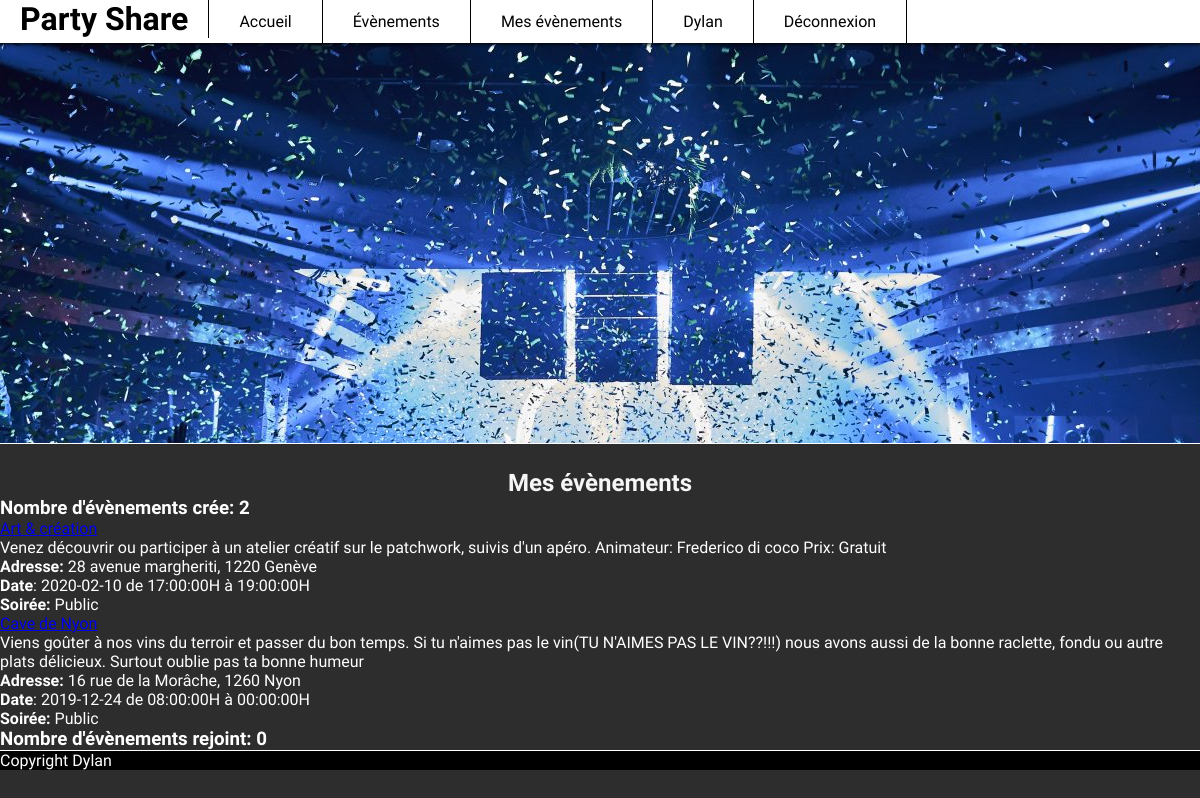
Screenshot of /pages/myEvents.php (signed in) with the database file from the repository.
### tables this page shows
CREATE TABLE `evenements` (
  `IdEvenements` int(11) NOT NULL,
  `Titre` varchar(45) NOT NULL,
  `Description` text NOT NULL,
  `Adresse` varchar(100) NOT NULL,
  `CodePostal` int(5) NOT NULL,
  `Ville` varchar(45) NOT NULL,
  `Date` date NOT NULL,
  `HeureDebut` time NOT NULL,
  `HeureFin` time NOT NULL,
  `Type` enum('Public','Privé') NOT NULL,
  `DateCreation` date NOT NULL,
  `Utilisateurs_idUtilisateur` int(11) NOT NULL
);

### pages/fonction.php (called while the page is built, shortened)
<?php
function VerifierConnection()
{
    if (isset($_SESSION['User']['Email'])) {
        if ($_SESSION['User']['Email'] != "") {
            return true;
        }
    } else
        return false;
}
function AfficherEvenementsCree($idUtilisateur)
{
    global $dbc;
    $req = $dbc->prepare("SELECT *  FROM evenements e  join utilisateurs u WHERE e.Utilisateurs_idUtilisateur= :idUtilisateur and u.IdUtilisateur=:idUtilisateur");
    $req->execute(array('idUtilisateur' => $idUtilisateur));
    return $req->fetchall(PDO::FETCH_ASSOC);
}
function CompterEvenements($idUtilisateur)
{
    global $dbc;
    $req = $dbc->prepare("SELECT count(*) as Count FROM evenements e  join utilisateurs u WHERE e.Utilisateurs_idUtilisateur= :idUtilisateur and u.IdUtilisateur=:idUtilisateur");
    $req->execute(array('idUtilisateur' => $idUtilisateur));
    return $req->fetch(PDO::FETCH_ASSOC);
}
function CompterEvenementsRejoint($idUtilisateur)
{
    global $dbc;
    $req = $dbc->prepare("SELECT count(*) as Count FROM utilisateurs u JOIN participer p WHERE  p.Utilisateurs_idUtilisateur=:idUtilisateur AND p.Utilisateurs_idUtilisateur=u.IdUtilisateur;");
    $req->execute(array('idUtilisateur' => $idUtilisateur));
    return $req->fetch(PDO::FETCH_ASSOC);
}

### pages/myEvents.php (the view, shortened to what this page needs)
<?php
include('./fonction.php');
if (isset($_SESSION['User']['Email'])) {
    $idUtilisateur = $_SESSION['User']['IdUtilisateur'];
}
include '../main/header.php';
include '../main/menu.php';
?>
<div class="coverCadre">
</div>
<div id="topBody"></div>
<div class="uk-container uk-margin">
    <section class="centerFlex">
        <?php
        if (VerifierConnection()) {
            ?>
            <h1>Mes évènements</h1>
            <?php
            $CompteEvenement = CompterEvenements($idUtilisateur);
            $CompterEvenementsRejoint = CompterEvenementsRejoint($idUtilisateur);
            echo '<div id="cadreMyEvents" class="uk-card uk-card-default uk-width-1-2@m"><div class="uk-card-header"> <div class="uk-grid-small uk-flex-middle" uk-grid>   <div class="uk-width-expand"> <h3 class="uk-card-title uk-margin-remove-bottom">';
            echo '</h3>    <p class="uk-text-meta uk-margin-remove-top">';
            echo '</p></div>  </div></div> <div class="uk-card-body">';
            echo "<h3><b>Nombre d'évènements crée: " . $CompteEvenement['Count'], '</b></h3>';
            echo '<ul uk-accordion  class="k-list uk-list-striped">';
            foreach (AfficherEvenementsCree($idUtilisateur) as $AfficherEvenementsCree) {
                echo '<li><a class="uk-accordion-title" href="#">' . $AfficherEvenementsCree['Titre'] . '</a>
                <div class="uk-accordion-content">';
                echo ' <p>' . $AfficherEvenementsCree['Description'] . '  </p>  <p>
                    <b>Adresse:</b> ' . $AfficherEvenementsCree['Adresse'] . ',
        ' . $AfficherEvenementsCree['CodePostal'] . '
        ' . $AfficherEvenementsCree['Ville'] . '
                </p>
                <p>
                    <b>Date</b>: ' . $AfficherEvenementsCree['Date'] . '
                    de ' . $AfficherEvenementsCree['HeureDebut'] . 'H
                à ' . $AfficherEvenementsCree['HeureFin'] . 'H
                </p>
                <p>
                    <b>Soirée:</b> ' . $AfficherEvenementsCree['Type'] . '
                </p>
                <span id="boutonEvenements"><a uk-tooltip="Modifier" href="modifierEvents.php?id=' . $AfficherEvenementsCree['IdEvenements'] . '" uk-icon="icon: pencil"></a><a uk-tooltip="Supprimer" href="#" OnClick="DelComment(' . $AfficherEvenementsCree['IdEvenements'] . ')" uk-icon="icon: close"></a></span>
                </div></li>';
            };
            echo '</ul>';
            echo "<h3><b>Nombre d'évènements rejoint: " . $CompterEvenementsRejoint['Count'] . '</b></h3> ';
            echo '</div><div class="uk-card-footer"> </div></div>';
        } else {
            header('Location: ../index.php');
        }
        ?>
    </section>
</div>
<?php
include '../main/footer.php';
?>
</html>

### main/header.php (shortened to what this page needs)
<?php
$UrlPage = $_SERVER['PHP_SELF'];
$nomPage = basename($UrlPage);
if ($nomPage === 'index.php') {
    $path = "";
} else {
    $path = "../";
}
?>
<!doctype html>
<html lang="fr">
<head>
    <link rel="stylesheet" type="text/css" href="<?php echo $path ?>css/menu.css"/>
    <link rel="stylesheet" type="text/css" href="<?php echo $path ?>css/index.css"/>
    <link rel="stylesheet" href="https://cdn.jsdelivr.net/npm/uikit@3.2.3/dist/css/uikit.min.css"/>
</head>
<body>

### main/menu.php (shortened to what this page needs)
<?php
$UrlPage = $_SERVER['PHP_SELF'];
$nomPage = basename($UrlPage);
if ($nomPage === 'index.php') {
    $path = "";
} else {
    $path = "../";
}
?>
<nav>
    <a href="<?php echo $path ?>index.php"><label class="Logo">Party Share</label></a>
    <ul class="Menu">
        <li><a href="<?php echo $path ?>index.php">Accueil</a></li>
        <?php
        if (VerifierConnection()) {
            echo '<li><a href="' . $path . 'pages/events.php">Évènements</a></li>';
            echo '<li><a href="' . $path . 'pages/myEvents.php">Mes évènements</a></li>';
            echo '<li><a href="' . $path . 'pages/membre.php">' . $_SESSION['User']['Prenom'] . '</a></li> ';
            echo '<li><a href="' . $path . 'pages/deconnexion.php">Déconnexion</a></li>';
        } else {
            echo '<li><a href="' . $path . 'pages/connexion.php">Connexion</a></li>';
            echo '<li><a href="' . $path . 'pages/inscription.php">Inscription</a></li>';
        }
        ?>
    </ul>
</nav>

### main/footer.php (shortened to what this page needs)
</body>
<footer>
    Copyright Dylan
</footer>

### css/menu.css (style rules this page uses)
nav a { color: black; }
nav { box-shadow: 0px 1px 4px 0px black; position: sticky; top: 0; width: 100%; z-index: 100; background-color: #fff; }
nav ul { list-style: none; overflow: hidden; background-color: white; margin: 0px; padding: 0px }
nav li a { display: block; padding: 20px 20px; text-decoration: none; border-bottom: 1px solid black; }
nav .Logo { display: block; float: left; font-size: 2em; padding: 0px 20px; font-weight: bold; color: black; cursor: pointer; }
nav .Menu { clear: both; max-height: 0; transition: max-height .2s ease-out; }
@media (min-width: 961px) { nav li { float: left; } }
@media (min-width: 961px) { nav li a { padding: 12px 30px; border-right: 1px solid black; border-bottom: none; } }
@media (min-width: 961px) { nav .Menu { clear: none; max-height: none; } }
@media (min-width: 961px) { nav .Logo { display: block; float: left; font-size: 2em; padding: 0px 20px; font-weight: bold; color: black; cursor: pointer; border-right: 1px solid black; } }

### css/index.css (style rules this page uses)
* { margin: 0; padding: 0; height: auto; }
label { color: black; }
body { font-family: 'Marmelad', sans-serif; color: white; background: #2d2d2d; }
h1 { color: #f6f6f6 !important; }
.centerFlex { display: flex; align-items: center; justify-content: center; flex-direction: column; }
.coverCadre { height: 50vh; max-height: 100%; overflow: hidden; border-bottom: 1px solid white; background: url(../images/cover.jpg) no-repeat bottom fixed; }
footer { background-color: black; color: white; border-top: 1px solid white; }
#topBody { height: 25px; }

### rows the page displays
evenements: Description "Venez découvrir ou participer à un atelier créatif sur le patchwork, suivis d'un apéro. Animateur: Frederico di coco Prix: Gratuit", Adresse "28 avenue margheriti", CodePostal "1220", Ville "Genève", Date "2020-02-10", HeureDebut "17:00:00", HeureFin "19:00:00", Type "Public"
evenements: Description "Viens goûter à nos vins du terroir et passer du bon temps. Si tu n'aimes pas le vin(TU N'AIMES PAS LE VIN??!!!) nous avons aussi de la bonne raclette, fondu ou autre plats délicieux. Surtout oublie pas ta bonne humeur", Adresse "16 rue de la Morâche", CodePostal "1260", Ville "Nyon", Date "2019-12-24", HeureDebut "08:00:00", HeureFin "00:00:00", Type "Public"

### other values shown
$_SESSION['User']['Prenom'] "Dylan"
$CompteEvenement['Count'] "2"
$CompterEvenementsRejoint['Count'] "0"
